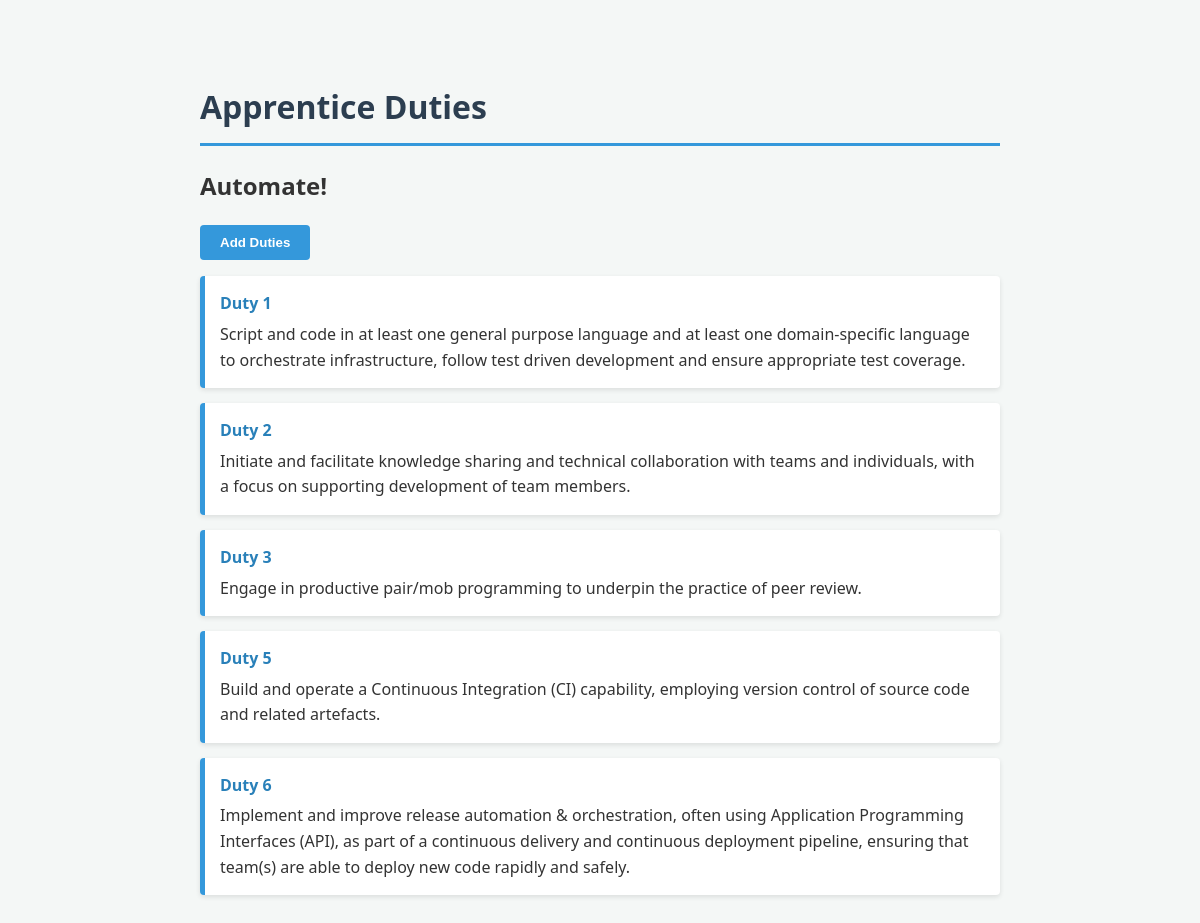
The page / on the database its author committed.
### tables this page shows
CREATE TABLE duties (
    id INTEGER PRIMARY KEY,
    Duty TEXT,
    Description TEXT
    );

### app.py (the view)
@app.route("/", methods=["GET", "POST"])
def home():
    duty_list = [f"Duty {i}" for i in range(1, 14)]
    updated_duty_list = []
    service = get_db_service()
    if request.method == "POST":
        if 'duties' not in request.form:
            return "Bad Request", 400
        selected_duties = request.form.getlist("duties")
        selected_ids = [int(name.split(" ")[1]) for name in selected_duties]
        service.save_duties(selected_ids)
    added_duties = service.get_saved_duties()
    for duty in added_duties:
        updated_duty_list.append(duty["Duty"])
    available_duties = [duty for duty in duty_list if duty not in updated_duty_list]
    return render_template('index.html', duties=available_duties, added_duties=added_duties)

### app.py (called while the page is built)
def get_db_service():
    connection = sqlite3.connect('duties.db', check_same_thread=False)
    return DatabaseService(connection)

### db.py (called while the page is built)
    def get_saved_duties(self):
        query = """
                SELECT duty.id, duty.Duty, duty.Description
                FROM duties duty
                         JOIN saved_duties saved ON duty.id = saved.id
                """
        cursor = self.connection.cursor()
        cursor.execute(query)
        rows = cursor.fetchall()
        return [{"id": row[0], "Duty": row[1], "Description": row[2]} for row in rows]

### templates/index.html (shortened to what this page needs)
<!DOCTYPE html>
<html lang="en">
<head>
  <link rel="stylesheet" href="/static/css/styles.css">
</head>
<body>
  <header>
    <h1>Apprentice Duties</h1>
  </header>
    <h2>Automate!</h2>
    <button id="add-duties">
      Add Duties
    </button>
    <ul id="automate_list" aria-label="Automate Duties List">
      {% for duty in added_duties %}
        <li class="listed_duty">
          <strong>{{ duty.Duty }}</strong> {{ duty.Description }}
        </li>
      {% endfor %}
    </ul>
</body>
</html>

### static/css/styles.css (style rules this page uses)
body { font-family: 'Segoe UI', Tahoma, Geneva, Verdana, sans-serif; background-color: #f4f7f6; color: #333; max-width: 800px; margin: 40px auto; padding: 20px; line-height: 1.6; }
header h1 { color: #2c3e50; border-bottom: 3px solid #3498db; padding-bottom: 10px; }
#automate_list { list-style: none; padding: 0; }
.listed_duty { background: #fff; margin-bottom: 15px; padding: 15px; border-left: 5px solid #3498db; border-radius: 4px; box-shadow: 0 2px 5px rgba(0,0,0,0.1); }
.listed_duty strong { color: #2980b9; display: block; margin-bottom: 5px; }
button { background-color: #3498db; color: white; border: none; padding: 10px 20px; border-radius: 4px; cursor: pointer; font-weight: bold; transition: background 0.3s ease; }

### rows shown on the page
duties: Duty "Duty 1", Description "Script and code in at least one general purpose language and at least one domain-specific language to orchestrate infrastructure, follow test driven development and ensure appropriate test coverage."
duties: Duty "Duty 2", Description "Initiate and facilitate knowledge sharing and technical collaboration with teams and individuals, with a focus on supporting development of team members."
duties: Duty "Duty 3", Description "Engage in productive pair/mob programming to underpin the practice of peer review."
duties: Duty "Duty 5", Description "Build and operate a Continuous Integration (CI) capability, employing version control of source code and related artefacts."
duties: Duty "Duty 6", Description "Implement and improve release automation & orchestration, often using Application Programming Interfaces (API), as part of a continuous delivery and continuous deployment pipeline, ensuring that team(s) are able to deploy new code rapidly and safely."
